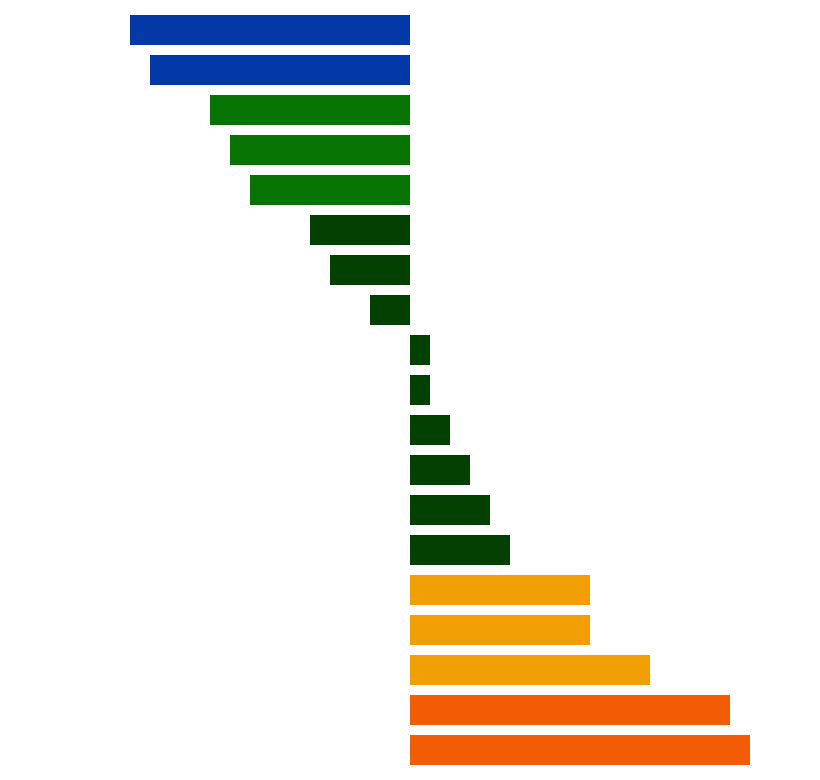

The notebook cell saved with this chart:
### Markdown cell above
#### A Cuca by Tarsila do Amaral

### Code cell
chart_middle = alt.Chart(
    table
    ).mark_bar(color = "#034001", size = 15).encode(
    x = alt.X(
        "Change", 
        scale = alt.Scale(domain = [-0.20, 0.20]), 
        axis = None,
        title = None
        ),
    y = alt.Y("Brands", sort = None, axis = None)
    )

chart_up = alt.Chart(table).mark_bar( 
        size = 15
        ).encode(
    x = alt.X(
        "Change", 
        scale = alt.Scale(domain = [-0.20, 0.20]), 
        axis = None,
        title = None
        ),
    y = alt.Y("Brands", sort = None, axis = None),
    color = alt.condition(condition_decreased, alt.value('#0339A6'), alt.value('#067302'))
).transform_filter(
    alt.FieldOneOfPredicate(field='Brands', oneOf = ["Fran's Recipe", 'Wholesome Goodness',
                                                     'Lifestyle', 'Coat protection', 'Diet Lifestyle'])
    )

chart_down = alt.Chart(table).mark_bar( 
        size = 15
        ).encode(
    x = alt.X(
        "Change", 
        scale = alt.Scale(domain = [-0.20, 0.20]), 
        axis = None,
        title = None
        ),
    y = alt.Y("Brands", sort = None, axis = None),
    color = alt.condition(condition_increased,
                          alt.value('#F25C05'), alt.value('#F29F05'))
    ).transform_filter(
    alt.FieldOneOfPredicate(field='Brands', oneOf = ['Feline Focus', 'Feline Grain Free', 'Feline Silver',
                                                    'Nutri Balance', 'Farm Fresh Basics'])
    )

cuca = (chart_middle + chart_down + chart_up)

cuca.properties(width = 400).configure_view(stroke = None)

### Figure 1 — Vega-Lite specification as saved in the notebook (floating-point values rounded to 4 significant figures)
{"config": {"view": {"continuousWidth": 300, "continuousHeight": 300, "stroke": null}}, "layer": [{"mark": {"type": "bar", "color": "#034001", "size": 15}, "encoding": {"x": {"axis": null, "field": "Change", "scale": {"domain": [-0.2, 0.2]}, "title": null, "type": "quantitative"}, "y": {"axis": null, "field": "Brands", "sort": null, "type": "nominal"}}}, {"mark": {"type": "bar", "size": 15}, "encoding": {"color": {"condition": {"test": "(datum.Brands == \"Farm Fresh Basics\"|datum.Brands == \"Nutri Balance\")", "value": "#F25C05"}, "value": "#F29F05"}, "x": {"axis": null, "field": "Change", "scale": {"domain": [-0.2, 0.2]}, "title": null, "type": "quantitative"}, "y": {"axis": null, "field": "Brands", "sort": null, "type": "nominal"}}, "transform": [{"filter": {"field": "Brands", "oneOf": ["Feline Focus", "Feline Grain Free", "Feline Silver", "Nutri Balance", "Farm Fresh Basics"]}}]}, {"mark": {"type": "bar", "size": 15}, "encoding": {"color": {"condition": {"test": "(datum.Brands == \"Fran's Recipe\"|datum.Brands == \"Wholesome Goodness\")", "value": "#0339A6"}, "value": "#067302"}, "x": {"axis": null, "field": "Change", "scale": {"domain": [-0.2, 0.2]}, "title": null, "type": "quantitative"}, "y": {"axis": null, "field": "Brands", "sort": null, "type": "nominal"}}, "transform": [{"filter": {"field": "Brands", "oneOf": ["Fran's Recipe", "Wholesome Goodness", "Lifestyle", "Coat protection", "Diet Lifestyle"]}}]}], "data": {"name": "data-9ee411e192bdf834e5a77b44a346fa8f"}, "width": 400, "$schema": "https://vega.github.io/schema/vega-lite/v5.15.1.json", "datasets": {"data-9ee411e192bdf834e5a77b44a346fa8f": [{"spacing for dot plot": 0, "Brands": "Fran's Recipe", "Change": -0.14}, {"spacing for dot plot": 1, "Brands": "Wholesome Goodness", "Change": -0.13}, {"spacing for dot plot": 2, "Brands": "Lifestyle", "Change": -0.1}, {"spacing for dot plot": 3, "Brands": "Coat protection", "Change": -0.09}, {"spacing for dot plot": 4, "Brands": "Diet Lifestyle", "Change": -0.08}, {"spacing for dot plot": 5, "Brands": "Feline Basics", "Change": -0.05}, {"spacing for dot plot": 6, "Brands": "Lifestyle Plus", "Change": -0.04}, {"spacing for dot plot": 7, "Brands": "Feline Freedom", "Change": -0.02}, {"spacing for dot plot": 8, "Brands": "Feline Gold", "Change": 0.01}, {"spacing for dot plot": 9, "Brands": "Feline Platinum", "Change": 0.01}, {"spacing for dot plot": 10, "Brands": "Feline Instinct", "Change": 0.02}, {"spacing for dot plot": 11, "Brands": "Feline Pro", "Change": 0.03}, {"spacing for dot plot": 12, "Brands": "Farm Fresh Tasties", "Change": 0.04}, {"spacing for dot plot": 13, "Brands": "Feline Royal", "Change": 0.05}, {"spacing for dot plot": 14, "Brands": "Feline Focus", "Change": 0.09}, {"spacing for dot plot": 15, "Brands": "Feline Grain Free", "Change": 0.09}, {"spacing for dot plot": 16, "Brands": "Feline Silver", "Change": 0.12}, {"spacing for dot plot": 17, "Brands": "Nutri Balance", "Change": 0.16}, {"spacing for dot plot": 18, "Brands": "Farm Fresh Basics", "Change": 0.17}]}}
